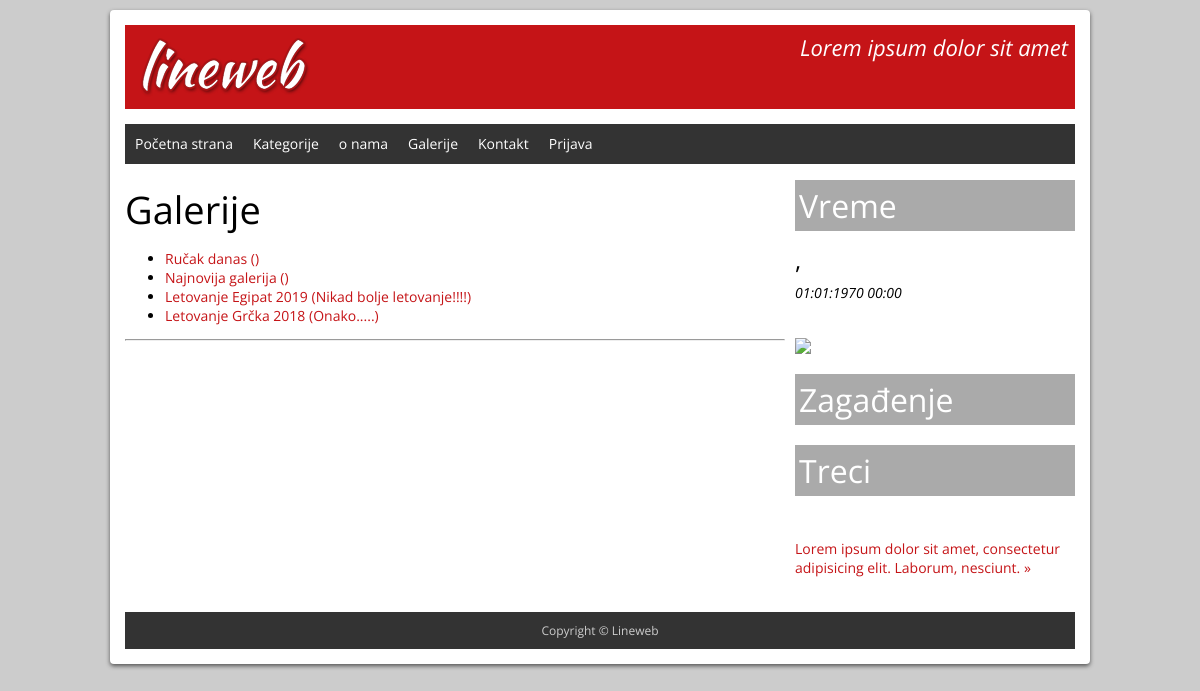
Page /slike.php on the committed database.
### tables this page shows
CREATE TABLE `galerije` (
  `id` int(3) UNSIGNED NOT NULL,
  `naziv` varchar(30) NOT NULL,
  `komentar` text DEFAULT NULL,
  `datum` timestamp NOT NULL DEFAULT current_timestamp()
);

### funkcije.php (called while the page is built, shortened)
<?php
function login()
{
    if(isset($_SESSION['id']) and isset($_SESSION['ime']) and isset($_SESSION['status']))
        return true;
    elseif(isset($_COOKIE['id']) and isset($_COOKIE['ime']) and isset($_COOKIE['status']))
    {
        $_SESSION['id']=$_COOKIE['id'];
        $_SESSION['ime']=$_COOKIE['ime'];
        $_SESSION['status']=$_COOKIE['status'];
        $_SESSION['email']=$_COOKIE['email'];
        return true;
    }
    else
        return false;
}
?>

### klase/classBaza.php (called while the page is built, shortened)
<?php
class Baza{
    private $server="localhost";
    private $username="root";
    private $password="";
    private $database="g3";
    private $db;
    public function connect(){
        $this->db=@mysqli_connect($this->server, $this->username, $this->password, $this->database);
        return $this->db;
    }
    public function query($sql){
        return mysqli_query($this->db, $sql);
    }
    public function fetch_object($rez){
        return mysqli_fetch_object($rez);
    }
}
?>

### slike.php (the view, shortened to what this page needs)
<?php
$db=new Baza();
$db->connect();
?>
<!doctype html>
<html>
<head>
<link href="style.css" rel="stylesheet">
<link href="css/lightbox.css" rel="stylesheet" />
</head>
<body>
	<div id="wrapper">
		<?php
		include("_header.php");
		?>
		<?php
		include("_menu.php");
		?>
		<div id='main'>
		<h1>Galerije</h1>
		<?php
		$upit="SELECT * FROM galerije ORDER BY datum DESC";
		$rez=$db->query($upit);
		echo "<ul>";
		while($red=$db->fetch_object($rez))
			echo "<li><a href='slike.php?idGalerije=$red->id'>$red->naziv ($red->komentar)</a></li>";
		echo "</ul>";
		?>
		<hr>
		</div>
		<?php
		include("_sidebar.php");
		?>
	<?php
	include("_footer.php");
	?>
	</div>
</body>
</html>

### _header.php
<div id="header">
			<div class="logo">
				<img src="images/logo.png" alt="">
			</div>
			<div class="slogan">
				<p>Lorem ipsum dolor sit amet</p>
			</div>
		</div>

### _menu.php (shortened to what this page needs)
<div id="nav">
			<ul>
				<li><a href="index.php">Početna strana</a></li>
				<li><a href="#">Kategorije</a>
				</li>
				<li><a href="#">o nama</a>
				</li>
				<li><a href="slike.php">Galerije</a></li>
                <li><a href="kontakt.php">Kontakt</a></li>
                <?php
                if (login())
                {
                    echo "<li><a href='#'>{$_SESSION['ime']} ({$_SESSION['status']})</a>
					<ul>";
					if($_SESSION['status']=="Administrator")
					{
						echo "<li><a href='#'>ADMIN</a></li>";
						echo "<li><a href='adduser.php'>Dodaj korisnika</a></li>";
						echo "<li><a href='deleteuser.php'>Obriši korisnika</a></li>";
						echo "<li><a href='komentari.php'>Komentari</a></li>";
						echo "<li><a href='odgovori.php'>Odgovori</a></li>";
						echo "<li><a href='galerije.php'>Galerije</a></li>";
						echo "<li><a href='statistika.php'>Statistika</a></li>";
					}
					echo "<li><a href='#'>KORISNIK</a></li>
						<li><a href='addproduct.php'>Dodaj proizvod</a></li>
						<li><a href='deleteproduct.php'>Obriši proizvod</a></li>
						<li><a href='pitanja.php'>Pitanja</a></li>
						<script src='js/broj.js'></script>
						<li><a href='korpa.php'>Korpa (<span id='broj'></span>)</a></li>
						<li><a href='prijava.php?odjava'>Odjava</a></li>
					</ul>
				</li>";
                }
                else
                    echo "<li><a href='prijava.php'>Prijava</a></li>";
                ?>
			</ul>
		</div>

### _sidebar.php (shortened to what this page needs)
<div id="sidebar">
			<div class="block">
				<h2>Vreme</h2>
				<div>
				<?php
					$ip="109.121.27.219";
					$json=file_get_contents("http://ip-api.com/json/".$ip);
					$grad=JSON_decode($json);
					$upit=$grad->city.",".$grad->country;
					$json=file_get_contents("ovid-193.p.rapidapi.com".$upit."&apikey=19a9cfab6amsh872c86e2f9a5d8bp104ff6jsn856adfc3cacf");
					$lokacija=JSON_decode($json);
					print_r($lokacija);
					echo "<h4>".$lokacija[0]->LocalizedName.", ".$lokacija[0]->Country->LocalizedName."</h4>";
					$json=file_get_contents("http://apidev.accuweather.com/currentconditions/v1/".$lokacija[0]->Key.".json?language=en&apikey=hoArfRosT1215");
					$vreme=JSON_decode($json);
					echo "<i>".date("d:m:Y H:i", $vreme[0]->EpochTime)."</i><br>";
					echo "<b>".$vreme[0]->WeatherText."</b><br>";
					echo "<img src='http://apidev.accuweather.com/developers/Media/Default/WeatherIcons/".$vreme[0]->WeatherIcon."-s.png' height='70px'>"
				?>
				</div>
			</div>
			<div class="block">
				<h2>Zagađenje</h2>
			</div>
			<div class="block">
				<h2>Treci</h2>
				<p><a href="#">Lorem ipsum dolor sit amet, consectetur adipisicing elit. Laborum, nesciunt. &raquo;</a></p>
			</div>
		</div>

### _footer.php
<div id="footer">
			<p>Copyright &copy; Lineweb</p>
		</div>

### style.css (style rules this page uses)
body { margin: 0; padding: 0; background: #CCCCCC; font-family: 'Open Sans', sans-serif; font-size: 14px; font-weight: 400; }
h1, h2, h3, h4, h5, h6 { font-weight: 400; margin: .5em 0 .3em; }
h1 { font-size: 38px; }
h2 { font-size: 32px; }
h4 { font-size: 24px; }
img { vertical-align: bottom; }
a:link, a:visited { color: #C51417; text-decoration: none; }
#wrapper { width: 950px; padding: 15px; margin: 10px auto; background: #FFFFFF; box-shadow: 0 2px 4px #555555; border-radius: 4px; }
#header { background: #C51417; overflow: hidden; padding: 7px; color: #FFFFFF; margin: 0 0 15px; }
.logo { float: left; }
.slogan { float: right; font-size: 22px; font-style: italic; }
.slogan > p { margin: 0; }
#nav { height: 40px; background: #333333; }
#nav ul { margin: 0; padding: 0; list-style: none; }
#nav ul li { float: left; position: relative; }
#nav ul li a { display: block; padding: 10px; height: 20px; }
#nav ul li a:link, #nav ul li a:visited { color: #FFFFFF; text-decoration: none; }
#main { float: left; width: 660px; margin: 0 0 15px; }
#sidebar { position: relative; float: right; width: 280px; margin: 0 0 15px; }
#sidebar .block { margin: 0 0 20px; }
#sidebar .block h2 { background: #AAAAAA; color: #FFFFFF; padding: 4px; }
#footer { clear: both; background: #333333; text-align: center; color: #CCCCCC; font-size: 12px; padding: 10px; }
#footer p { margin: 0; }

### rows in the picture
galerije: naziv "Ručak danas"
galerije: naziv "Najnovija galerija"
galerije: naziv "Letovanje Egipat 2019", komentar "Nikad bolje letovanje!!!!"
galerije: naziv "Letovanje Grčka 2018", komentar "Onako....."

### other values in the picture
date("d:m:Y H:i", $vreme[0]->EpochTime) "01:01:1970 00:00"
